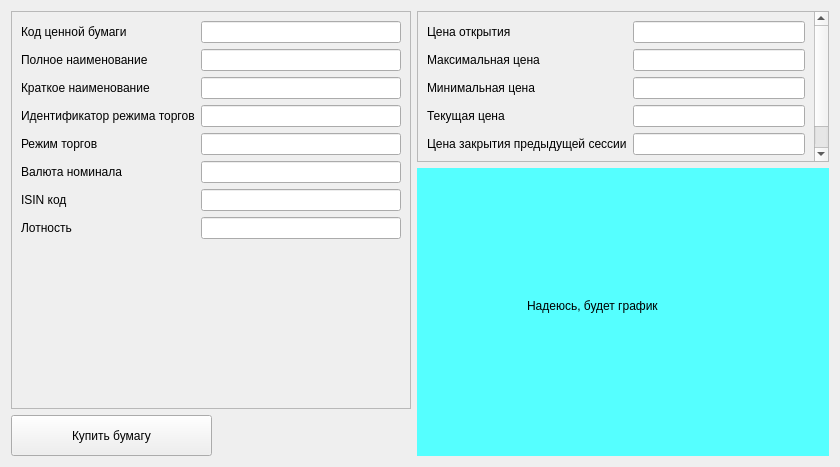
<?xml version="1.0" encoding="UTF-8"?>
<ui version="4.0">
 <class>exchange_widget</class>
 <widget class="QWidget" name="exchange_widget">
  <property name="geometry">
   <rect>
    <x>0</x>
    <y>0</y>
    <width>840</width>
    <height>467</height>
   </rect>
  </property>
  <property name="windowTitle">
   <string>Form</string>
  </property>
  <layout class="QGridLayout" name="gridLayout">
   <item row="0" column="1">
    <widget class="QScrollArea" name="scrollArea_2">
     <property name="maximumSize">
      <size>
       <width>16777215</width>
       <height>151</height>
      </size>
     </property>
     <property name="widgetResizable">
      <bool>true</bool>
     </property>
     <widget class="QWidget" name="scrollAreaWidgetContents_4">
      <property name="geometry">
       <rect>
        <x>0</x>
        <y>0</y>
        <width>397</width>
        <height>176</height>
       </rect>
      </property>
      <layout class="QFormLayout" name="formLayout_2">
       <item row="0" column="0">
        <layout class="QVBoxLayout" name="verticalLayout_6">
         <item>
          <widget class="QLabel" name="label_10">
           <property name="text">
            <string>Цена открытия</string>
           </property>
          </widget>
         </item>
         <item>
          <widget class="QLabel" name="label_11">
           <property name="text">
            <string>Максимальная цена</string>
           </property>
          </widget>
         </item>
         <item>
          <widget class="QLabel" name="label_24">
           <property name="text">
            <string>Минимальная цена</string>
           </property>
          </widget>
         </item>
         <item>
          <widget class="QLabel" name="label_25">
           <property name="text">
            <string>Текущая цена</string>
           </property>
          </widget>
         </item>
         <item>
          <widget class="QLabel" name="label_26">
           <property name="text">
            <string>Цена закрытия предыдущей сессии</string>
           </property>
          </widget>
         </item>
         <item>
          <widget class="QLabel" name="label_6">
           <property name="text">
            <string>Время запроса</string>
           </property>
          </widget>
         </item>
        </layout>
       </item>
       <item row="0" column="1">
        <layout class="QVBoxLayout" name="verticalLayout_5">
         <item>
          <widget class="QLineEdit" name="OPEN">
           <property name="readOnly">
            <bool>true</bool>
           </property>
          </widget>
         </item>
         <item>
          <widget class="QLineEdit" name="HIGH">
           <property name="readOnly">
            <bool>true</bool>
           </property>
          </widget>
         </item>
         <item>
          <widget class="QLineEdit" name="LOW">
           <property name="readOnly">
            <bool>true</bool>
           </property>
          </widget>
         </item>
         <item>
          <widget class="QLineEdit" name="LAST">
           <property name="text">
            <string/>
           </property>
           <property name="readOnly">
            <bool>true</bool>
           </property>
          </widget>
         </item>
         <item>
          <widget class="QLineEdit" name="PREVPRICE">
           <property name="readOnly">
            <bool>true</bool>
           </property>
          </widget>
         </item>
         <item>
          <widget class="QLineEdit" name="SYSTIME">
           <property name="readOnly">
            <bool>true</bool>
           </property>
          </widget>
         </item>
        </layout>
       </item>
      </layout>
     </widget>
    </widget>
   </item>
   <item row="1" column="1" rowspan="2">
    <widget class="QWidget" name="Graphic" native="true">
     <property name="sizePolicy">
      <sizepolicy hsizetype="Expanding" vsizetype="Expanding">
       <horstretch>0</horstretch>
       <verstretch>0</verstretch>
      </sizepolicy>
     </property>
     <property name="minimumSize">
      <size>
       <width>361</width>
       <height>271</height>
      </size>
     </property>
     <property name="styleSheet">
      <string notr="true">background-color: rgb(85, 255, 255);</string>
     </property>
     <widget class="QLabel" name="label_32">
      <property name="geometry">
       <rect>
        <x>110</x>
        <y>130</y>
        <width>161</width>
        <height>16</height>
       </rect>
      </property>
      <property name="text">
       <string>Надеюсь, будет график</string>
      </property>
     </widget>
    </widget>
   </item>
   <item row="2" column="0">
    <widget class="QPushButton" name="buy_exchange">
     <property name="maximumSize">
      <size>
       <width>201</width>
       <height>41</height>
      </size>
     </property>
     <property name="text">
      <string>Купить бумагу</string>
     </property>
    </widget>
   </item>
   <item row="0" column="0" rowspan="2">
    <widget class="QScrollArea" name="scrollArea">
     <property name="maximumSize">
      <size>
       <width>400</width>
       <height>16777215</height>
      </size>
     </property>
     <property name="widgetResizable">
      <bool>true</bool>
     </property>
     <widget class="QWidget" name="scrollAreaWidgetContents">
      <property name="geometry">
       <rect>
        <x>0</x>
        <y>0</y>
        <width>398</width>
        <height>400</height>
       </rect>
      </property>
      <layout class="QFormLayout" name="formLayout">
       <item row="0" column="0">
        <layout class="QVBoxLayout" name="verticalLayout_3">
         <item>
          <widget class="QLabel" name="label_2">
           <property name="text">
            <string>Код ценной бумаги</string>
           </property>
          </widget>
         </item>
         <item>
          <widget class="QLabel" name="label_5">
           <property name="text">
            <string>Полное наименование</string>
           </property>
          </widget>
         </item>
         <item>
          <widget class="QLabel" name="label_9">
           <property name="text">
            <string>Краткое наименование</string>
           </property>
          </widget>
         </item>
         <item>
          <widget class="QLabel" name="label_8">
           <property name="text">
            <string>Идентификатор режима торгов</string>
           </property>
          </widget>
         </item>
         <item>
          <widget class="QLabel" name="label_3">
           <property name="text">
            <string>Режим торгов</string>
           </property>
          </widget>
         </item>
         <item>
          <widget class="QLabel" name="label_4">
           <property name="text">
            <string>Валюта номинала</string>
           </property>
          </widget>
         </item>
         <item>
          <widget class="QLabel" name="label">
           <property name="text">
            <string>ISIN код</string>
           </property>
          </widget>
         </item>
         <item>
          <widget class="QLabel" name="label_33">
           <property name="text">
            <string>Лотность</string>
           </property>
          </widget>
         </item>
        </layout>
       </item>
       <item row="0" column="1">
        <layout class="QVBoxLayout" name="verticalLayout_4">
         <item>
          <widget class="QLineEdit" name="SECID">
           <property name="readOnly">
            <bool>true</bool>
           </property>
          </widget>
         </item>
         <item>
          <widget class="QLineEdit" name="SECNAME">
           <property name="readOnly">
            <bool>true</bool>
           </property>
          </widget>
         </item>
         <item>
          <widget class="QLineEdit" name="SHORTNAME">
           <property name="readOnly">
            <bool>true</bool>
           </property>
          </widget>
         </item>
         <item>
          <widget class="QLineEdit" name="BOARDID">
           <property name="readOnly">
            <bool>true</bool>
           </property>
          </widget>
         </item>
         <item>
          <widget class="QLineEdit" name="BOARDNAME">
           <property name="readOnly">
            <bool>true</bool>
           </property>
          </widget>
         </item>
         <item>
          <widget class="QLineEdit" name="CURRENCYID">
           <property name="readOnly">
            <bool>true</bool>
           </property>
          </widget>
         </item>
         <item>
          <widget class="QLineEdit" name="ISIN"/>
         </item>
         <item>
          <widget class="QLineEdit" name="LOTSIZE">
           <property name="readOnly">
            <bool>true</bool>
           </property>
          </widget>
         </item>
        </layout>
       </item>
      </layout>
     </widget>
    </widget>
   </item>
  </layout>
 </widget>
 <resources/>
 <connections/>
</ui>
